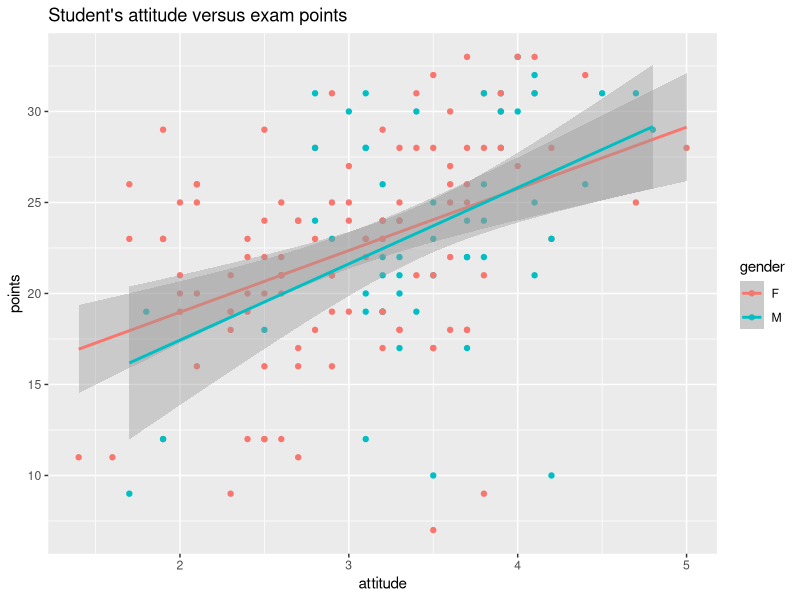

Here is the R script that generated this plot:
## ---- chunk 1
learning2014 <- read.table("data/learning2014.tsv", sep = "\t")
str(learning2014)
## ---- chunk 2
library(ggplot2)

# initialize plot with data and aesthetic mapping
p1 <- ggplot(learning2014, aes(x = attitude, y = points, col = gender))

# define the visualization type (points)
p2 <- p1 + geom_point()

# add a regression line
p3 <- p2 + geom_smooth(method = "lm")

# add a main title and draw the plot
p4 <- p3 + ggtitle("Student's attitude versus exam points")

# draw the plot
p4
